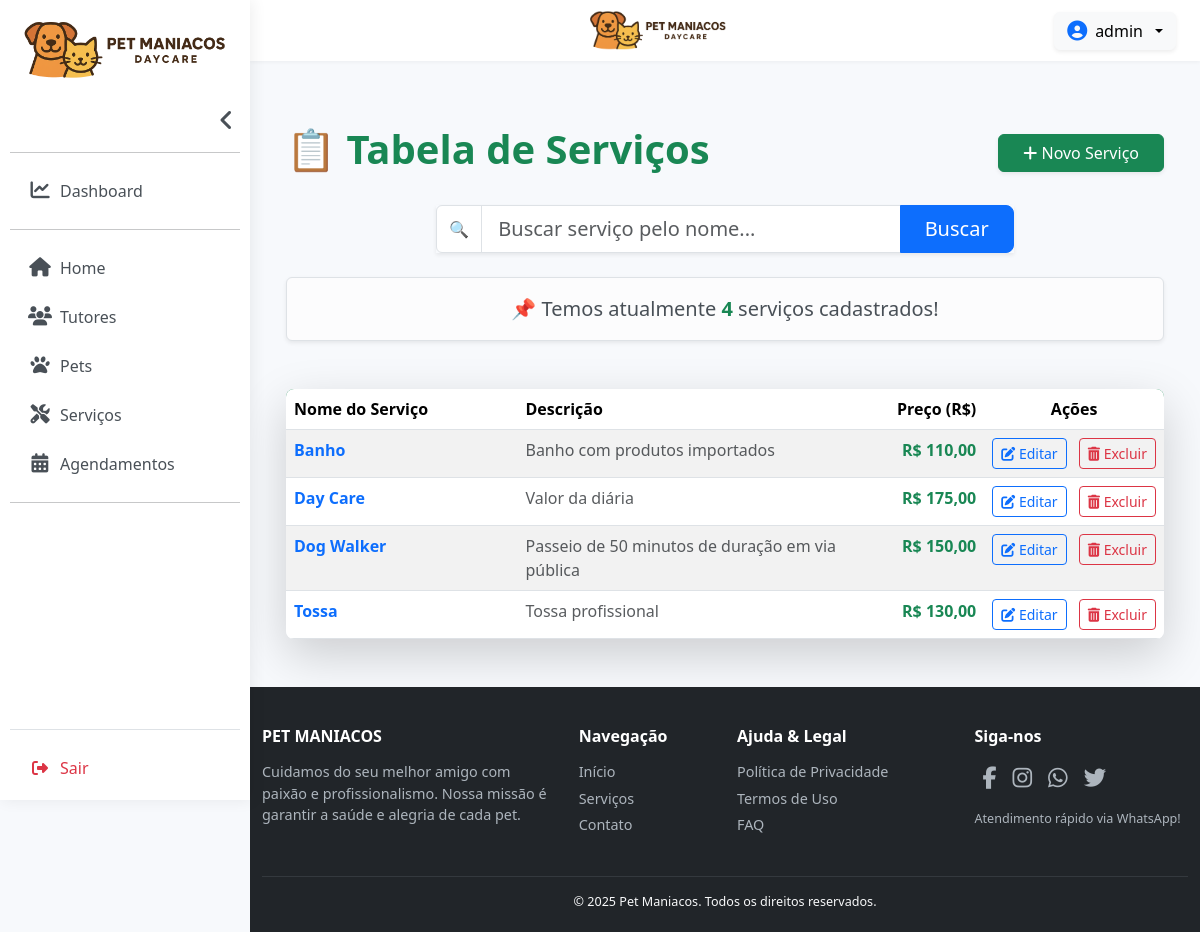
The app's page /servicos/ (signed in) with its own data.
### daycare/models.py (models this page shows, shortened)
class Service(models.Model):
    name = models.CharField(max_length=255, verbose_name='Nome')
    description = models.TextField(blank=True, null=True, verbose_name='Descrição')
    price = models.DecimalField(max_digits=10, decimal_places=2, verbose_name='Preço')
    class Meta:
        verbose_name = 'Serviço'
        verbose_name_plural = 'Serviços'

### daycare/views.py (the view)
# urls.py: path('servicos/', ServiceListView.as_view(), name='service_list'),
@method_decorator(login_required, name='dispatch')
class ServiceListView(ListView):
    model = Service
    template_name = 'service_list.html'
    context_object_name = 'service_list'
    paginate_by = 15
    ordering = ['name']
    def get_queryset(self):
        queryset = super().get_queryset()
        query = self.request.GET.get('q')
        if query:
            queryset = queryset.filter(name__icontains=query)
        return queryset
    def get_context_data(self, **kwargs):
        context = super().get_context_data(**kwargs)
        context["search_term"] = self.request.GET.get('q', '')
        return context

### daycare/templates/service_list.html (shortened to what this page needs)
{% extends 'base.html' %}
{% load l10n %}
{% block content %}
<div class="container py-4">
    <div class="d-flex justify-content-between align-items-center mb-4">
        <h1 class="fw-bold text-success">
            📋 Tabela de Serviços
        </h1>
        <a href="{% url 'service_create' %}" class="btn btn-success shadow-sm px-4">
            <i class="fas fa-plus"></i> Novo Serviço
        </a>
    </div>
    <form method="get" class="mb-4">
        <div class="row justify-content-center">
            <div class="col-md-8">
                <div class="input-group shadow-sm">
                    <span class="input-group-text bg-white">
                        🔍
                    </span>
                    <input type="text" name="q" class="form-control form-control-lg"
                                placeholder="Buscar serviço pelo nome..."
                                value="{{ search_term }}">
                    <button class="btn btn-primary btn-lg px-4">Buscar</button>
                </div>
            </div>
        </div>
    </form>
    <div class="alert alert-light border shadow-sm text-center mb-5 fs-5">
        📌 Temos atualmente <strong class="text-success">{{ service_list|length }}</strong> serviços cadastrados!
    </div>
    {% if service_list %}
    <div class="table-responsive shadow-lg rounded-3">
        <table class="table table-hover table-striped mb-0">
            <thead class="bg-success text-white">
                <tr>
                    <th scope="col" style="width: 30%;">Nome do Serviço</th>
                    <th scope="col" style="width: 45%;">Descrição</th>
                    <th scope="col" class="text-end" style="width: 15%;">Preço (R$)</th>
                    <th scope="col" class="text-center" style="width: 15%;">Ações</th>
                </tr>
            </thead>
            <tbody>
                {% for service in service_list %}
                <tr>
                    <td>
                        <strong class="text-primary">{{ service.name }}</strong>
                    </td>
                    <td>
                        <span class="text-muted">{{ service.description|default:"N/A"|truncatechars:80 }}</span>
                    </td>
                    <td class="text-end fw-bold text-success">
                        R$ {{ service.price|localize }}
                    </td>
                    <td class="text-center text-nowrap">
                        <a href="{% url 'service_update' pk=service.pk %}" class="btn btn-sm btn-outline-primary me-2" title="Editar">
                            <i class="fas fa-edit"></i> Editar
                        </a>
                        <a href="#"
                        class="btn btn-sm btn-outline-danger"
                        title="Excluir"
                        data-bs-toggle="modal"
                        data-bs-target="#deleteModal"
                        data-service-id="{{ service.pk }}"
                        data-service-name="{{ service.name }}"
                        >
                            <i class="fas fa-trash-alt"></i> Excluir
                        </a>
                    </td>
                </tr>
                {% endfor %}
            </tbody>
        </table>
    </div>
    {% else %}
    <div class="alert alert-warning shadow-sm text-center fs-5 py-4">
        ❌ Nenhum serviço cadastrado. Clique no botão "➕ Novo Serviço" para começar.
    </div>
    {% endif %}
</div>
{% endblock %}

### daycare/templates/base.html (shortened to what this page needs)
{% load static %}
<!DOCTYPE html>
<html lang="pt-br">
<head>
    <link href="https://cdn.jsdelivr.net/npm/bootstrap@5.3.2/dist/css/bootstrap.min.css" rel="stylesheet">
    <link rel="stylesheet" href="https://cdnjs.cloudflare.com/ajax/libs/font-awesome/6.5.2/css/all.min.css">
</head>
<body>
{% if user.is_authenticated %}
<nav id="sidebar" class="sidebar-expanded">
    <div class="sidebar-header">
        <a class="navbar-brand" href="{% url 'home' %}">
            <img id="sidebar-logo" src="{% static 'img/logo2.png' %}"
                data-full-src="{% static 'img/logo2.png' %}"
                data-collapsed-src="{% static 'img/logo_small.png' %}"
                alt="Logo" class="img-fluid sidebar-logo">
        </a>
    </div>
    <div id="sidebar-collapsible-content">
        <div class="toggle-sidebar-container d-none d-lg-flex">
            <button id="desktop-sidebar-toggle" class="toggle-sidebar-btn">
                <i class="fas fa-angle-left fa-lg"></i>
            </button>
        </div>
        <ul class="list-unstyled components mb-2">
            <hr>
            <li><a href="{% url 'dashboard' %}" class="sidebar-link {% if request.path == '/dashboard/' %}active{% endif %}"><i class="fas fa-chart-line"></i> <span class="link-text">Dashboard</span></a></li>
            <hr>
            <li><a href="{% url 'home' %}" class="sidebar-link {% if request.resolver_match.url_name == 'home' %}active{% endif %}"><i class="fas fa-home"></i> <span class="link-text">Home</span></a></li>
            <li><a href="{% url 'tutor_list' %}" class="sidebar-link {% if 'tutores' in request.path %}active{% endif %}"><i class="fas fa-users"></i> <span class="link-text">Tutores</span></a></li>
            <li><a href="{% url 'pet_list' %}" class="sidebar-link {% if 'pets' in request.path %}active{% endif %}"><i class="fas fa-paw"></i> <span class="link-text">Pets</span></a></li>
            <li><a href="{% url 'service_list' %}" class="sidebar-link {% if 'service' in request.path %}active{% endif %}"><i class="fas fa-tools"></i> <span class="link-text">Serviços</span></a></li>
            <li><a href="{% url 'scheduling_list' %}" class="sidebar-link {% if 'agendamentos' in request.path %}active{% endif %}"><i class="fas fa-calendar-alt"></i> <span class="link-text">Agendamentos</span></a></li>
            <hr>
        </ul>
    </div>
    <div class="mt-auto pt-3 border-top">
        <form method="post" action="{% url 'logout' %}">
            <button type="submit" class="sidebar-logout-button text-danger">
                <i class="fas fa-sign-out-alt"></i> <span class="link-text">Sair</span>
            </button>
        </form>
    </div>
</nav>
{% endif %}
<div id="content-wrapper" {% if not user.is_authenticated %}class="full-width-content"{% endif %}>
    {% if user.is_authenticated %}
    <nav id="top-bar" class="navbar navbar-expand-lg py-2">
        <div class="container-fluid pe-4">
            <div class="container-fluid justify-content-center">
                <a href="{% url 'home' %}">
                    <img id="topbar-logo-centered" src="{% static 'img/logo2.png' %}"
                        alt="Logo Pet Maniacos"
                        class="d-block mx-auto">
                </a>
            </div>
            <div class="d-flex align-items-center gap-3 ms-lg-auto">
                <div class="dropdown">
                    <button class="btn btn-light d-flex align-items-center gap-2 dropdown-toggle shadow-sm" type="button" data-bs-toggle="dropdown" aria-expanded="false">
                        <i class="fas fa-user-circle fa-lg text-primary"></i>
                        <span class="fw-medium">{{ user.first_name|default:user.username }}</span>
                    </button>
                </div>
            </div>
        </div>
    </nav>
    {% endif %}
    <main class="container-fluid py-4 flex-grow-1 px-4">
        {% block content %}{% endblock %}
    </main>
    <footer class="text-start">
        <div class="container-fluid">
            <div class="row">
                <div class="col-lg-4 col-md-6 mb-4 mb-lg-0">
                    <h5 class="text-uppercase">Pet Maniacos</h5>
                    <p>
                        Cuidamos do seu melhor amigo com paixão e profissionalismo.
                        Nossa missão é garantir a saúde e alegria de cada pet.
                    </p>
                </div>
                <div class="col-lg-2 col-md-6 mb-4 mb-lg-0">
                    <h5>Navegação</h5>
                    <ul class="list-unstyled">
                        <li><a href="{% url 'home' %}">Início</a></li>
                        <li><a href="{% url 'service_list'%}">Serviços</a></li>
                        <li><a href="{% url 'contato' %}">Contato</a></li>
                    </ul>
                </div>
                <div class="col-lg-3 col-md-6 mb-4 mb-lg-0">
                    <h5>Ajuda & Legal</h5>
                    <ul class="list-unstyled">
                        <li><a href="{% url 'politica_privacidade' %}">Política de Privacidade</a></li>
                        <li><a href="{% url 'termos_de_uso' %}">Termos de Uso</a></li>
                        <li><a href="{% url 'faq' %}">FAQ</a></li>
                    </ul>
                </div>
                <div class="col-lg-3 col-md-6 mb-4 mb-lg-0">
                    <h5>Siga-nos</h5>
                    <div class="social-icons mb-3">
                        <a href="#" class="me-2"><i class="fa-brands fa-facebook-f"></i></a>
                        <a href="#" class="me-2"><i class="fa-brands fa-instagram"></i></a>
                        <a href="#" class="me-2"><i class="fa-brands fa-whatsapp"></i></a>
                        <a href="#" class="me-2"><i class="fa-brands fa-twitter"></i></a>
                    </div>
                    <p class="small text-center text-md-start">Atendimento rápido via WhatsApp!</p>
                </div>
            </div>
            <hr class="mt-4 mb-3 border-secondary opacity-25">
            <div class="row">
                <div class="col-12 text-center">
                    <p class="mb-0 small text-light">
                        &copy; 2025 Pet Maniacos. Todos os direitos reservados.
                    </p>
                </div>
            </div>
        </div>
    </footer>
</div>
</body>
</html>

### daycare/templates/base.html (style rules this page uses)
:root { --sidebar-width: 250px; --sidebar-collapsed-width: 70px; --primary-color: #0d6efd; --secondary-bg: #f7f9fc; }
body { min-height: 100vh; display: flex; background-color: var(--secondary-bg); }
#sidebar { width: var(--sidebar-width); height: 100vh; position: fixed; top: 0; left: 0; background-color: #fff; padding: 10px; box-shadow: 2px 0 15px rgba(0,0,0,0.07); overflow: hidden; z-index: 1050; display: flex; flex-direction: column; transition: width 0.3s; }
#sidebar .sidebar-header { display: flex; justify-content: center; align-items: center; padding: 5px 10px 15px 10px; height: 90px; position: relative; }
#sidebar .sidebar-header img { height: auto; max-height: 70px; width: auto; transition: all 0.3s; object-fit: contain; }
.toggle-sidebar-btn { background: transparent; border: none; cursor: pointer; font-size: 1.2rem; color: #495057; transition: transform 0.3s, color 0.3s; }
.toggle-sidebar-container { display: flex; justify-content: flex-end; padding-top: 5px; margin-bottom: 10px; }
.sidebar-link { padding: 10px 10px; display: flex; align-items: center; color: #495057; text-decoration: none; border-radius: 6px; margin-bottom: 5px; font-weight: 500; transition: background-color 0.2s, color 0.2s; }
.sidebar-link i { min-width: 40px; font-size: 1.2rem; text-align: center; }
.sidebar-link .link-text { white-space: nowrap; transition: opacity 0.3s, max-width 0.3s; }
.sidebar-logout-button { border: none; background: none; cursor: pointer; padding: 10px; text-align: left; width: 100%; display: flex; align-items: center; font-weight: 500; border-radius: 6px; transition: background-color 0.2s; color: #495057; }
.sidebar-logout-button i { min-width: 40px; text-align: center; }
#content-wrapper { margin-left: var(--sidebar-width); flex-grow: 1; display: flex; flex-direction: column; transition: margin-left 0.3s; width: 100%; }
#top-bar { background-color: #fff; box-shadow: 0 1px 4px rgba(0,0,0,0.05); width: 100%; position: sticky; top: 0; z-index: 1020; }
#topbar-logo-centered { height: 45px; width: auto; object-fit: contain; }
footer { background-color: #212529; color: #adb5bd; padding: 40px 0 20px 0; margin-top: auto; font-size: 0.9rem; }
footer h5 { color: #fff; font-weight: 600; margin-bottom: 15px; font-size: 1rem; }
footer a { color: #adb5bd; text-decoration: none; transition: color 0.2s; display: block; margin-bottom: 5px; }
.social-icons { display: flex; justify-content: center; margin-bottom: 15px !important; }
.social-icons a { color: #adb5bd; margin: 0 8px; font-size: 1.4rem; }
@media (min-width: 992px) { .social-icons { justify-content: flex-start; } }

### records on screen
Service: name "Banho", description "Banho com produtos importados", price "110,00"
Service: name "Day Care", description "Valor da diária", price "175,00"
Service: name "Dog Walker", description "Passeio de 50 minutos de duração em via pública", price "150,00"
Service: name "Tossa", description "Tossa profissional", price "130,00"

### other values on screen
{{ user.first_name|default:user.username }} "admin"
{{ service_list|length }} "4"
